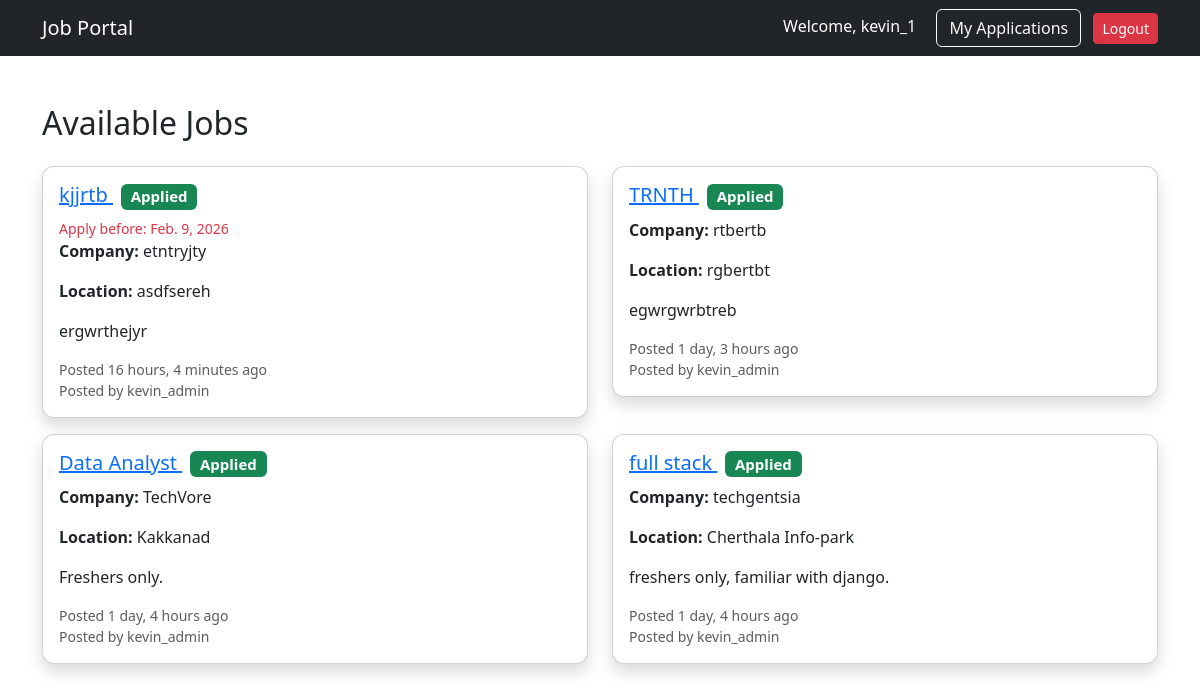
The page /jobs/ (signed in) on the database its author committed.
### accounts/models.py (models this page shows)
class CustomUser(AbstractUser):
    ROLE_CHOICES = (
        ('jobseeker', 'Job Seeker'),
        ('recruiter', 'Recruiter'),
    )
    role = models.CharField(
        max_length=20,
        choices=ROLE_CHOICES,
        default='jobseeker'
    )

### jobs/models.py (models this page shows, shortened)
class Job(models.Model):
    recruiter = models.ForeignKey(
        settings.AUTH_USER_MODEL,
        on_delete=models.CASCADE
    )
    title = models.CharField(max_length=200)
    company = models.CharField(max_length=200)
    location = models.CharField(max_length=200)
    description = models.TextField()
    salary = models.CharField(max_length=100, blank=True)
    created_at = models.DateTimeField(auto_now_add=True)
    application_deadline = models.DateField(null=True, blank=True)

### jobs/views.py (the view)
# urls.py: path('', views.job_list, name='job_list'),
@login_required
def job_list(request):
    jobs = Job.objects.all().order_by("-created_at")
    applied_jobs = Application.objects.filter(
        user=request.user
    ).values_list("job_id", flat=True)
    context = {
        "jobs": jobs,
        "applied_jobs": applied_jobs,
    }
    return render(request, "jobs/job_list.html", context)

### templates/jobs/job_list.html (shortened to what this page needs)
{% extends "base.html" %} {% block content %}
<h2 class="mb-4">Available Jobs</h2>
<div class="row">
  {% for job in jobs %}
  <div class="col-md-6 mb-3">
    <div class="card shadow p-3">
      <h5>
        <a href="{% url 'job_detail' job.id %}"> {{ job.title }} </a>
        {% if job.id in applied_jobs %}
            <span class="badge bg-success ms-2">
                Applied
            </span>
        {% endif %}
      </h5>
      {% if job.application_deadline %}
            <small class="text-danger">
                Apply before: {{ job.application_deadline }}
            </small>
        {% endif %}
      <p><strong>Company:</strong> {{ job.company }}</p>
      <p><strong>Location:</strong> {{ job.location }}</p>
      <p>{{ job.description|truncatewords:20 }}</p>
      <small class="text-muted">
            Posted {{ job.created_at|timesince }} ago
        </small>
      <small class="text-muted"> Posted by {{ job.recruiter.username }} </small>
    </div>
  </div>
  {% empty %}
  <p>No jobs available.</p>
  {% endfor %}
</div>
{% endblock %}

### templates/base.html (shortened to what this page needs)
{% load static %}
<!DOCTYPE html>
<html>
<head>
    <link href="https://cdn.jsdelivr.net/npm/bootstrap@5.3.2/dist/css/bootstrap.min.css" rel="stylesheet">
    <link rel="stylesheet" href="{% static 'css/style.css' %}">
</head>
<body>
<nav class="navbar navbar-expand-lg navbar-dark bg-dark">
    <div class="container">
        <a class="navbar-brand" href="/jobs/">Job Portal</a>
        <div class="ms-auto">
            {% if user.is_authenticated %}
                <span class="text-white me-3">
                    Welcome, {{ user.username }}
                </span>
                {% if user.role != "recruiter" %}
                <a href="{% url 'my_applications' %}"
                class="btn btn-outline-light me-2">
                My Applications
                </a>
                {% endif %}
                <form action="{% url 'logout' %}" method="post" class="d-inline">
                    <button class="btn btn-danger btn-sm">
                        Logout
                    </button>
                </form>
            {% endif %}
        </div>
    </div>
</nav>
<div class="container mt-5">
    {% block content %}
    {% endblock %}
</div>
</body>
</html>

### static/css/style.css (style rules this page uses)
.card { border-radius: 12px; }

### rows shown on the page
CustomUser: username "kevin_1"
Job: title "kjjrtb", shows "Applied", application_deadline "Feb. 9, 2026", company "etntryjty", location "asdfsereh", description "ergwrthejyr", created_at "16 hours, 4 minutes", recruiter.username "kevin_admin"
Job: title "TRNTH", shows "Applied", company "rtbertb", location "rgbertbt", description "egwrgwrbtreb", created_at "1 day, 3 hours", recruiter.username "kevin_admin"
Job: title "Data Analyst", shows "Applied", company "TechVore", location "Kakkanad", description "Freshers only.", created_at "1 day, 4 hours", recruiter.username "kevin_admin"
Job: title "full stack", shows "Applied", company "techgentsia", location "Cherthala Info-park", description "freshers only, familiar with django.", created_at "1 day, 4 hours", recruiter.username "kevin_admin"
